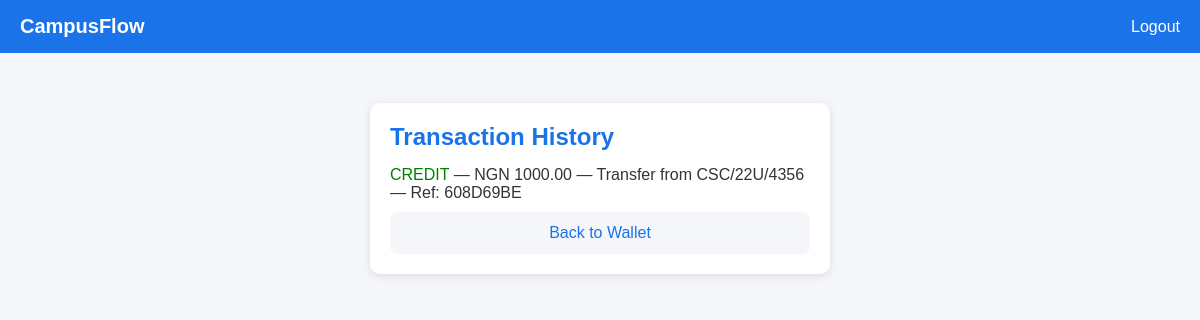
/transactions (signed in), run on the app's committed database.
### app/models.py (models this page shows)
class Transaction(db.Model):
    __tablename__ = 'transactions'
    id = db.Column(db.Integer, primary_key=True)
    wallet_id = db.Column(db.Integer, db.ForeignKey('wallets.id'))
    transaction_type = db.Column(db.String(50), nullable=False)
    amount = db.Column(db.Numeric(15,2), nullable=False)
    reference = db.Column(db.String(100), unique=True)
    description = db.Column(db.Text)
    counterpart_id = db.Column(db.Integer, db.ForeignKey('students.id'))
    created_at = db.Column(db.DateTime, default=datetime.utcnow)

### app/wallet/routes.py (the view)
@bp.route('/transactions')
@login_required
def transactions():
    w = current_user.wallet
    txns = Transaction.query.filter_by(
        wallet_id=w.id
    ).order_by(Transaction.created_at.desc()).all()
    return render_template('wallet/transactions.html', transactions=txns)

### app/__init__.py (called while the page is built)
def create_app():
    app = Flask(__name__)
    app.config.from_object(Config)
    db.init_app(app)
    login_manager.init_app(app)
    migrate.init_app(app, db)
    login_manager.login_view = 'auth.login'
    from app.models import Student
    @login_manager.user_loader
    def load_user(user_id):
        return Student.query.get(int(user_id))
    from app.auth import bp as auth_bp
    app.register_blueprint(auth_bp)
    from app.wallet import bp as wallet_bp
    app.register_blueprint(wallet_bp)
    from app.identity import bp as identity_bp
    app.register_blueprint(identity_bp)
    from app.admin import bp as admin_bp
    app.register_blueprint(admin_bp)
    return app

### app/templates/wallet/transactions.html
{% extends 'base.html' %}
{% block content %}
<div class="card">
    <h2>Transaction History</h2>
    {% for txn in transactions %}
    <div class="txn">
        <span class="{{ txn.transaction_type }}">
            {{ txn.transaction_type.upper() }}
        </span>
        — NGN {{ txn.amount }}
        — {{ txn.description }}
        — Ref: {{ txn.reference }}
    </div>
    {% else %}
    <p>No transactions yet.</p>
    {% endfor %}
    <a class="btn-link" href="/wallet">Back to Wallet</a>
</div>
{% endblock %}

### app/templates/base.html (style rules this page uses)
* { margin: 0; padding: 0; box-sizing: border-box; }
body { font-family: Arial, sans-serif; background: #f4f6f9; color: #333; }
.card { background: white; border-radius: 10px; padding: 20px; margin-bottom: 20px; box-shadow: 0 2px 8px rgba(0,0,0,0.1); }
.card h2 { margin-bottom: 15px; color: #1a73e8; }
.btn-link { display: block; text-align: center; padding: 12px; background: #f4f6f9; color: #1a73e8; text-decoration: none; border-radius: 8px; margin-top: 10px; }
.credit { color: green; }

### data on the page
Transaction: transaction_type "CREDIT", amount "1000.00", description "Transfer from CSC/22U/4356", reference "608D69BE"
